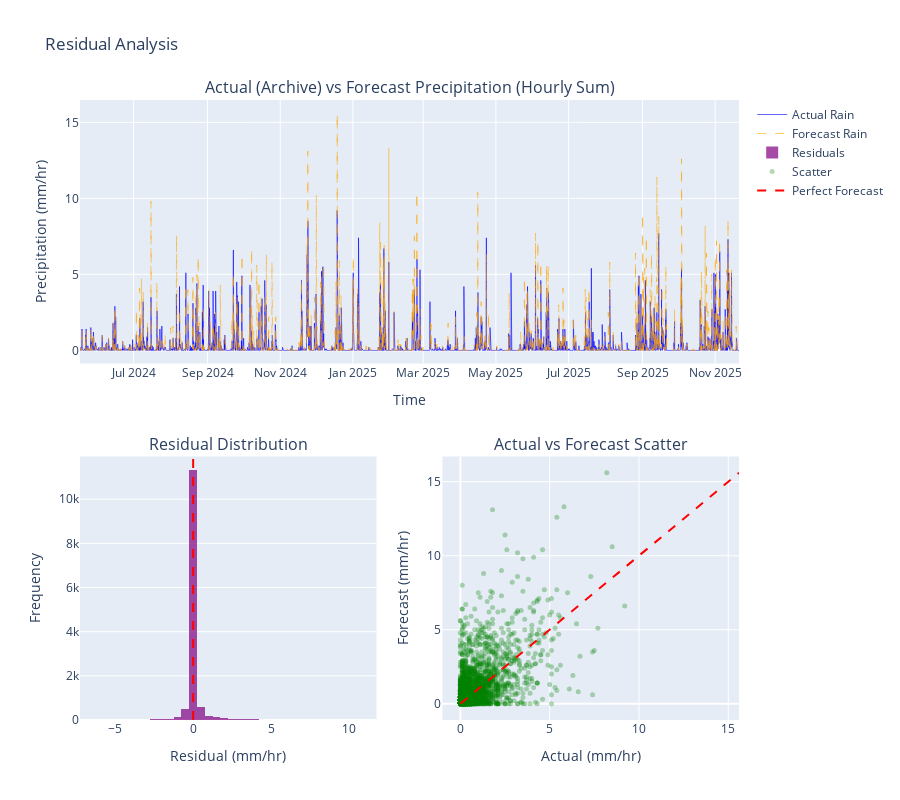

Notebook code for this chart:
### Code cell
# --- RESIDUAL ANALYSIS ---
# Compare Forecast Precipitation vs Actual Historical Precipitation

print("## Residual Analysis: Forecast vs Actual Precipitation")

# weather_df already loaded in previous cell from Open-Meteo Archive
# df_forecast_combined contains the forecast data

# 1. Prepare Actual Rainfall (Hourly sum)
df_actual_hourly = weather_df['precipitation_mm'].resample('1h').sum()

# 2. Prepare Forecast Rainfall (Hourly sum)
df_forecast_hourly = df_forecast_combined['precip_forecast'].resample('1h').sum()

# 3. Align Data (Inner join to compare only overlapping periods)
comparison_df = pd.DataFrame({'actual': df_actual_hourly, 'forecast': df_forecast_hourly}).dropna()

if not comparison_df.empty:
    # 4. Calculate Residuals (Forecast - Actual)
    comparison_df['residual'] = comparison_df['forecast'] - comparison_df['actual']
    
    print(f"Comparison Period: {comparison_df.index.min()} to {comparison_df.index.max()}")
    print(f"Number of hours compared: {len(comparison_df)}")
    print(f"Mean Residual: {comparison_df['residual'].mean():.4f} mm/hr (Positive = Over-forecast)")
    print(f"MAE: {comparison_df['residual'].abs().mean():.4f} mm/hr")
    print(f"RMSE: {np.sqrt((comparison_df['residual']**2).mean()):.4f} mm/hr")
    
    
    # 5. Plotting with Plotly
    fig = make_subplots(
        rows=2, cols=2,
        specs=[[{"colspan": 2}, None], [{}, {}]],
        subplot_titles=("Actual (Archive) vs Forecast Precipitation (Hourly Sum)", "Residual Distribution", "Actual vs Forecast Scatter"),
        vertical_spacing=0.15
    )

    # Time Series
    fig.add_trace(
        go.Scatter(x=comparison_df.index, y=comparison_df['actual'], name='Actual Rain', line=dict(color='blue', width=1), opacity=0.6),
        row=1, col=1
    )
    fig.add_trace(
        go.Scatter(x=comparison_df.index, y=comparison_df['forecast'], name='Forecast Rain', line=dict(color='orange', width=1, dash='dash'), opacity=0.6),
        row=1, col=1
    )

    # Histogram
    fig.add_trace(
        go.Histogram(x=comparison_df['residual'], nbinsx=50, name='Residuals', marker_color='purple', opacity=0.7),
        row=2, col=1
    )
    # Vertical line at 0 for histogram
    fig.add_vline(x=0, line_width=2, line_dash="dash", line_color="red", row=2, col=1)

    # Scatter
    fig.add_trace(
        go.Scatter(x=comparison_df['actual'], y=comparison_df['forecast'], mode='markers', name='Scatter', marker=dict(size=5, opacity=0.3, color='green')),
        row=2, col=2
    )
    # Perfect fit line
    max_val = max(comparison_df['actual'].max(), comparison_df['forecast'].max())
    fig.add_trace(
        go.Scatter(x=[0, max_val], y=[0, max_val], mode='lines', name='Perfect Forecast', line=dict(color='red', dash='dash')),
        row=2, col=2
    )

    fig.update_layout(height=800, title_text="Residual Analysis", showlegend=True)
    fig.update_xaxes(title_text="Time", row=1, col=1)
    fig.update_yaxes(title_text="Precipitation (mm/hr)", row=1, col=1)
    fig.update_xaxes(title_text="Residual (mm/hr)", row=2, col=1)
    fig.update_yaxes(title_text="Frequency", row=2, col=1)
    fig.update_xaxes(title_text="Actual (mm/hr)", row=2, col=2)
    fig.update_yaxes(title_text="Forecast (mm/hr)", row=2, col=2)
    
    fig.show()

    # Check for bias
    bias = comparison_df['residual'].mean()
    if abs(bias) > 0.1:
        print(f"\nSignificant bias detected: {bias:.2f} mm/hr")
        if bias > 0:
            print("Forecast tends to OVER-predict rainfall.")
        else:
            print("Forecast tends to UNDER-predict rainfall.")
        print("Consider applying a correction factor to the forecast data.")
    else:
        print(f"\nBias is minimal ({bias:.4f} mm/hr). Forecast appears well-calibrated.")
else:
    print("No overlapping data found between actual and forecast rainfall.")

### Figure 1 — Plotly figure (JSON) as saved in the notebook; plotly's stock layout.template omitted (floating-point values rounded to 4 significant figures; data arrays with more than 128 entries replaced by an {"elided": "..."} marker saying what was removed)
{"data": [{"line": {"color": "blue", "width": 1}, "name": "Actual Rain", "opacity": 0.6, "type": "scatter", "x": {"elided": "13272 str values"}, "xaxis": "x", "y": {"elided": "13272 float values"}, "yaxis": "y"}, {"line": {"color": "orange", "dash": "dash", "width": 1}, "name": "Forecast Rain", "opacity": 0.6, "type": "scatter", "x": {"elided": "13272 str values"}, "xaxis": "x", "y": {"elided": "13272 float values"}, "yaxis": "y"}, {"marker": {"color": "purple"}, "name": "Residuals", "nbinsx": 50, "opacity": 0.7, "type": "histogram", "x": {"elided": "13272 float values"}, "xaxis": "x2", "yaxis": "y2"}, {"marker": {"color": "green", "opacity": 0.3, "size": 5}, "mode": "markers", "name": "Scatter", "type": "scatter", "x": {"elided": "13272 float values"}, "xaxis": "x3", "y": {"elided": "13272 float values"}, "yaxis": "y3"}, {"line": {"color": "red", "dash": "dash"}, "mode": "lines", "name": "Perfect Forecast", "type": "scatter", "x": [0, 15.6], "xaxis": "x3", "y": [0, 15.6], "yaxis": "y3"}], "layout": {"annotations": [{"font": {"size": 16}, "showarrow": false, "text": "Actual (Archive) vs Forecast Precipitation (Hourly Sum)", "x": 0.5, "xanchor": "center", "xref": "paper", "y": 1, "yanchor": "bottom", "yref": "paper"}, {"font": {"size": 16}, "showarrow": false, "text": "Residual Distribution", "x": 0.225, "xanchor": "center", "xref": "paper", "y": 0.425, "yanchor": "bottom", "yref": "paper"}, {"font": {"size": 16}, "showarrow": false, "text": "Actual vs Forecast Scatter", "x": 0.775, "xanchor": "center", "xref": "paper", "y": 0.425, "yanchor": "bottom", "yref": "paper"}], "height": 800, "shapes": [{"line": {"color": "red", "dash": "dash", "width": 2}, "type": "line", "x0": 0, "x1": 0, "xref": "x2", "y0": 0, "y1": 1, "yref": "y2 domain"}], "showlegend": true, "title": {"text": "Residual Analysis"}, "xaxis": {"anchor": "y", "domain": [0, 1], "title": {"text": "Time"}}, "xaxis2": {"anchor": "y2", "domain": [0, 0.45], "title": {"text": "Residual (mm/hr)"}}, "xaxis3": {"anchor": "y3", "domain": [0.55, 1], "title": {"text": "Actual (mm/hr)"}}, "yaxis": {"anchor": "x", "domain": [0.575, 1], "title": {"text": "Precipitation (mm/hr)"}}, "yaxis2": {"anchor": "x2", "domain": [0, 0.425], "title": {"text": "Frequency"}}, "yaxis3": {"anchor": "x3", "domain": [0, 0.425], "title": {"text": "Forecast (mm/hr)"}}}}
